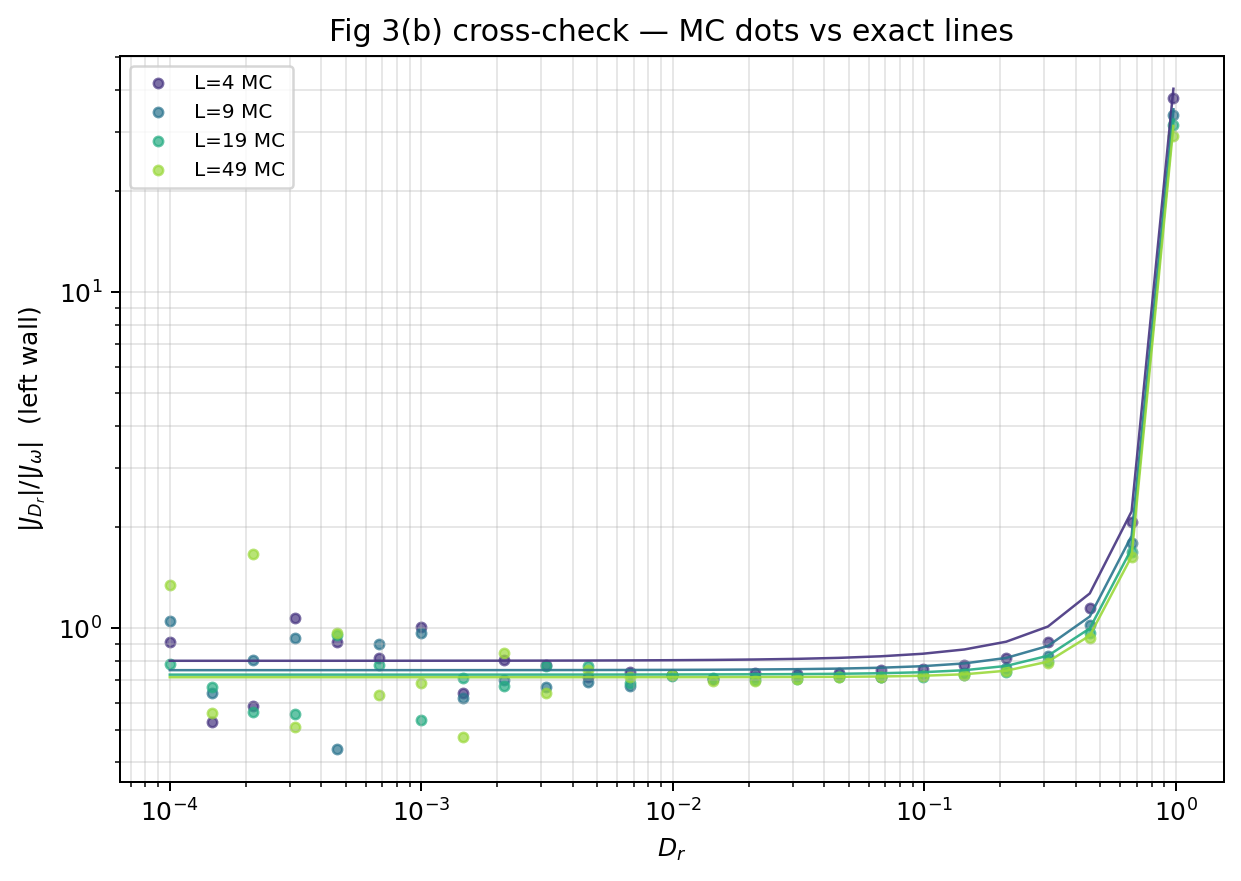

Source code (Python):
"""
Cross-check Fortran fig3b MC vs exact Python (|J_Dr|/|J_omega| at left wall).

Loads tcrw_fig3b_summary.txt:
    columns: L  D_r  ratio  |J_Dr|_wall  |J_omega|_wall  Jx_w_Dr Jy_w_Dr Jx_w_om Jy_w_om

The Fortran J columns are integer COUNTS (sums over MC steps).  To get
current per step they are divided by T_meas (roughly N_traj × T per row).
For the RATIO |J_Dr|/|J_omega|, the T factor cancels — so we can compare
ratios directly without normalisation.

Compute Python exact ratio at the same (L, D_r), overlay.
"""
import os, sys, importlib.util
import numpy as np
import matplotlib.pyplot as plt

HERE = os.path.dirname(os.path.abspath(__file__))
for cand in (HERE,
             "/sessions/elegant-wizardly-einstein/mnt/TIFR DP1 to DP2 Research Assistant/new_fortran_reproduction_and_python",
             "/Users/prashantbisht/Documents/Claude/Projects/TIFR DP1 to DP2 Research Assistant/new_fortran_reproduction_and_python"):
    p = os.path.join(cand, "TRW._original_code_by_paperauthors.py")
    if os.path.isfile(p):
        ROOT = cand; TRW_PATH = p
        break

spec = importlib.util.spec_from_file_location("TRW", TRW_PATH)
TRW = importlib.util.module_from_spec(spec); spec.loader.exec_module(TRW)


def load_fig3b(path):
    """Robust loader handling Fortran's '1.79+308' format."""
    rows = []
    with open(path) as f:
        for line in f:
            if line.lstrip().startswith("#") or not line.strip():
                continue
            parts = line.split()
            fixed = []
            for p in parts:
                if "E" not in p and "e" not in p:
                    body = p.lstrip("+-")
                    sign = p[: len(p) - len(body)]
                    ipos = max(body.rfind("+"), body.rfind("-"))
                    if ipos > 0 and body[ipos - 1].isdigit():
                        body = body[:ipos] + "E" + body[ipos:]
                    p = sign + body
                fixed.append(p)
            rows.append([float(x) for x in fixed])
    arr = np.array(rows)
    out = {}
    for L in np.unique(arr[:, 0].astype(int)):
        m = arr[:, 0] == L
        out[int(L)] = dict(D_r=arr[m, 1], ratio=arr[m, 2])
    return out


def exact_J_ratio(omega, D_r, L):
    W = TRW.build_sparse_transition_matrix(L, omega, D_r)
    pi, _ = TRW.solve_steady_state_sparse(W, L)
    J_Dr, J_om = TRW.calculate_J1_J2_with_boundaries(pi, W, L, D_r, omega)
    Jdr_mag = np.sqrt(J_Dr[0, :, 0] ** 2 + J_Dr[0, :, 1] ** 2).mean()
    Jom_mag = np.sqrt(J_om[0, :, 0] ** 2 + J_om[0, :, 1] ** 2).mean()
    return Jdr_mag / max(Jom_mag, 1e-30)


def crosscheck():
    summary = os.path.join(ROOT, "tcrw_fig3b_summary.txt")
    data = load_fig3b(summary)
    print(f"loaded {summary}")
    print(f"  L values: {sorted(data.keys())}")

    fig, ax = plt.subplots(figsize=(7, 5))
    colors = plt.cm.viridis(np.linspace(0.15, 0.85, len(data)))

    summary_rows = []
    for color, L in zip(colors, sorted(data.keys())):
        d = data[L]
        Drs = d["D_r"]
        ratio_F = d["ratio"]
        ratio_E = np.array([exact_J_ratio(1.0, float(D), L) for D in Drs])

        keep = Drs < 0.95   # skip pure-noise degeneracy
        rel = np.abs(ratio_F[keep] - ratio_E[keep]) / np.maximum(ratio_E[keep], 1e-12)
        med = np.median(rel)
        mx = np.max(rel)
        summary_rows.append((L, med, mx))

        ax.scatter(Drs, ratio_F, color=color, s=14, alpha=0.7, label=f"L={L} MC")
        ax.plot(Drs, ratio_E, color=color, lw=1.0, alpha=0.9)

    ax.set_xscale("log"); ax.set_yscale("log")
    ax.set_xlabel(r"$D_r$"); ax.set_ylabel(r"$|J_{D_r}|/|J_\omega|$  (left wall)")
    ax.set_title("Fig 3(b) cross-check — MC dots vs exact lines")
    ax.legend(fontsize=8); ax.grid(alpha=0.3, which="both")
    plt.tight_layout()
    out = os.path.join(ROOT, "tcrw_fig3b_crosscheck.png")
    plt.savefig(out, dpi=180, bbox_inches="tight")
    print(f"  saved {out}")

    print(f"\n  L  median rel  max rel")
    for L, med, mx in summary_rows:
        print(f"  {L:>2}  {med:>10.2e}  {mx:>10.2e}")


if __name__ == "__main__":
    crosscheck()
